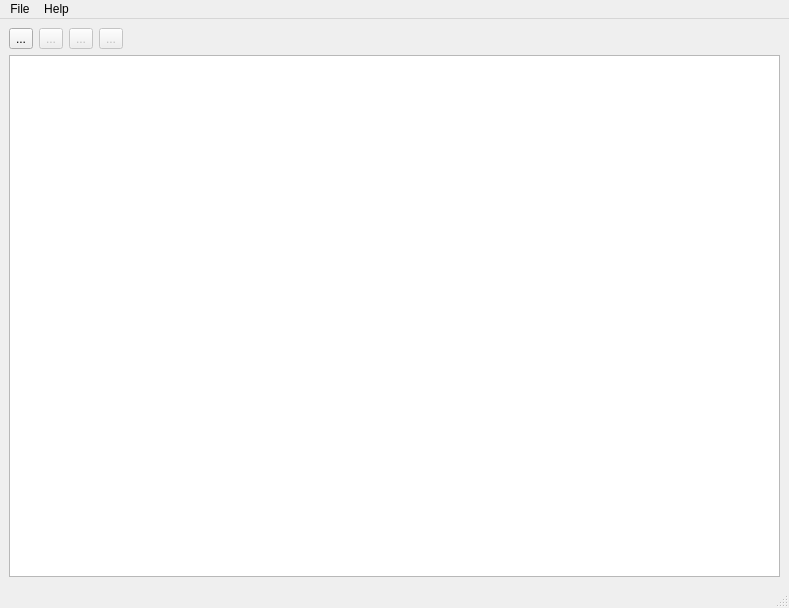
<?xml version="1.0" encoding="UTF-8"?>
<ui version="4.0">
 <class>MainWindow</class>
 <widget class="QMainWindow" name="MainWindow">
  <property name="geometry">
   <rect>
    <x>0</x>
    <y>0</y>
    <width>789</width>
    <height>608</height>
   </rect>
  </property>
  <property name="acceptDrops">
   <bool>true</bool>
  </property>
  <property name="windowTitle">
   <string>HmiLogViewer</string>
  </property>
  <property name="windowIcon">
   <iconset resource="../HmiLogViewer.qrc">
    <normaloff>:/ressources/HmiLogViewer_256.png</normaloff>:/ressources/HmiLogViewer_256.png</iconset>
  </property>
  <widget class="QWidget" name="centralwidget">
   <layout class="QGridLayout" name="gridLayout">
    <item row="0" column="0">
     <layout class="QHBoxLayout" name="horizontalLayout">
      <item>
       <widget class="QToolButton" name="toolBtnOpen">
        <property name="sizePolicy">
         <sizepolicy hsizetype="Fixed" vsizetype="Fixed">
          <horstretch>0</horstretch>
          <verstretch>0</verstretch>
         </sizepolicy>
        </property>
        <property name="autoFillBackground">
         <bool>false</bool>
        </property>
        <property name="text">
         <string>...</string>
        </property>
        <property name="icon">
         <iconset resource="../HmiLogViewer.qrc">
          <normaloff>:/ressources/Oxygen-Icons.org-Oxygen-Actions-document-open-folder.ico</normaloff>:/ressources/Oxygen-Icons.org-Oxygen-Actions-document-open-folder.ico</iconset>
        </property>
        <property name="iconSize">
         <size>
          <width>32</width>
          <height>32</height>
         </size>
        </property>
        <property name="arrowType">
         <enum>Qt::NoArrow</enum>
        </property>
       </widget>
      </item>
      <item>
       <widget class="QToolButton" name="toolBtnAppend">
        <property name="enabled">
         <bool>false</bool>
        </property>
        <property name="text">
         <string>...</string>
        </property>
        <property name="icon">
         <iconset resource="../HmiLogViewer.qrc">
          <normaloff>:/ressources/Oxygen-Icons.org-Oxygen-Actions-document-new.ico</normaloff>:/ressources/Oxygen-Icons.org-Oxygen-Actions-document-new.ico</iconset>
        </property>
        <property name="iconSize">
         <size>
          <width>32</width>
          <height>32</height>
         </size>
        </property>
       </widget>
      </item>
      <item>
       <widget class="QToolButton" name="toolBtnRevert">
        <property name="enabled">
         <bool>false</bool>
        </property>
        <property name="text">
         <string>...</string>
        </property>
        <property name="icon">
         <iconset resource="../HmiLogViewer.qrc">
          <normaloff>:/ressources/Oxygen-Icons.org-Oxygen-Actions-document-revert.ico</normaloff>:/ressources/Oxygen-Icons.org-Oxygen-Actions-document-revert.ico</iconset>
        </property>
        <property name="iconSize">
         <size>
          <width>32</width>
          <height>32</height>
         </size>
        </property>
       </widget>
      </item>
      <item>
       <widget class="QToolButton" name="toolBtnSave">
        <property name="enabled">
         <bool>false</bool>
        </property>
        <property name="text">
         <string>...</string>
        </property>
        <property name="icon">
         <iconset resource="../HmiLogViewer.qrc">
          <normaloff>:/ressources/Oxygen-Icons.org-Oxygen-Actions-document-save.ico</normaloff>:/ressources/Oxygen-Icons.org-Oxygen-Actions-document-save.ico</iconset>
        </property>
        <property name="iconSize">
         <size>
          <width>32</width>
          <height>32</height>
         </size>
        </property>
       </widget>
      </item>
      <item>
       <spacer name="horizontalSpacer">
        <property name="orientation">
         <enum>Qt::Horizontal</enum>
        </property>
        <property name="sizeHint" stdset="0">
         <size>
          <width>40</width>
          <height>20</height>
         </size>
        </property>
       </spacer>
      </item>
      <item>
       <widget class="QLabel" name="label">
        <property name="text">
         <string/>
        </property>
        <property name="pixmap">
         <pixmap resource="../HmiLogViewer.qrc">:/ressources/LogoEriEurosonics.png</pixmap>
        </property>
       </widget>
      </item>
     </layout>
    </item>
    <item row="2" column="0">
     <widget class="MyTableView" name="tableView">
      <property name="editTriggers">
       <set>QAbstractItemView::NoEditTriggers</set>
      </property>
      <property name="dragDropMode">
       <enum>QAbstractItemView::DropOnly</enum>
      </property>
      <property name="alternatingRowColors">
       <bool>true</bool>
      </property>
      <property name="selectionBehavior">
       <enum>QAbstractItemView::SelectRows</enum>
      </property>
      <property name="sortingEnabled">
       <bool>true</bool>
      </property>
      <attribute name="horizontalHeaderHighlightSections">
       <bool>false</bool>
      </attribute>
      <attribute name="horizontalHeaderStretchLastSection">
       <bool>true</bool>
      </attribute>
     </widget>
    </item>
   </layout>
  </widget>
  <widget class="QMenuBar" name="menubar">
   <property name="geometry">
    <rect>
     <x>0</x>
     <y>0</y>
     <width>789</width>
     <height>21</height>
    </rect>
   </property>
   <widget class="QMenu" name="menuFile">
    <property name="title">
     <string>File</string>
    </property>
    <addaction name="actionOpen"/>
    <addaction name="actionAddFile"/>
    <addaction name="separator"/>
    <addaction name="actionSaveAs"/>
    <addaction name="separator"/>
    <addaction name="actionClose"/>
    <addaction name="separator"/>
    <addaction name="actionImportConfigFile"/>
    <addaction name="separator"/>
    <addaction name="actionQuit"/>
   </widget>
   <widget class="QMenu" name="menuHelp">
    <property name="title">
     <string>Help</string>
    </property>
    <addaction name="actionAbout"/>
   </widget>
   <addaction name="menuFile"/>
   <addaction name="menuHelp"/>
  </widget>
  <widget class="QStatusBar" name="statusbar"/>
  <action name="actionOpen">
   <property name="text">
    <string>Open</string>
   </property>
  </action>
  <action name="actionSaveAs">
   <property name="enabled">
    <bool>false</bool>
   </property>
   <property name="text">
    <string>Save as</string>
   </property>
  </action>
  <action name="actionQuit">
   <property name="text">
    <string>Quit</string>
   </property>
  </action>
  <action name="actionAbout">
   <property name="text">
    <string>About</string>
   </property>
  </action>
  <action name="actionClose">
   <property name="enabled">
    <bool>false</bool>
   </property>
   <property name="text">
    <string>Close</string>
   </property>
  </action>
  <action name="actionAddFile">
   <property name="enabled">
    <bool>false</bool>
   </property>
   <property name="text">
    <string>Add file</string>
   </property>
  </action>
  <action name="actionImportConfigFile">
   <property name="text">
    <string>Import config file</string>
   </property>
  </action>
 </widget>
 <customwidgets>
  <customwidget>
   <class>MyTableView</class>
   <extends>QTableView</extends>
   <header>MyTableView</header>
  </customwidget>
 </customwidgets>
 <resources>
  <include location="../HmiLogViewer.qrc"/>
 </resources>
 <connections/>
</ui>
